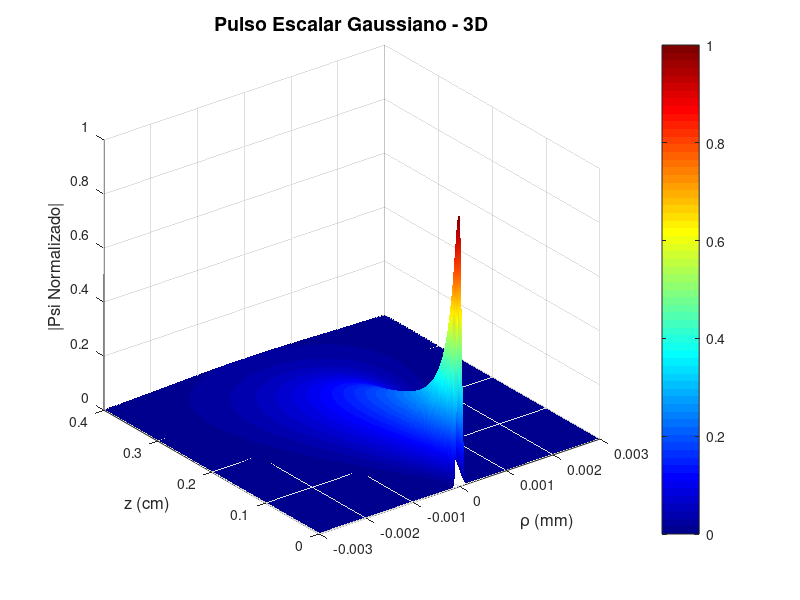
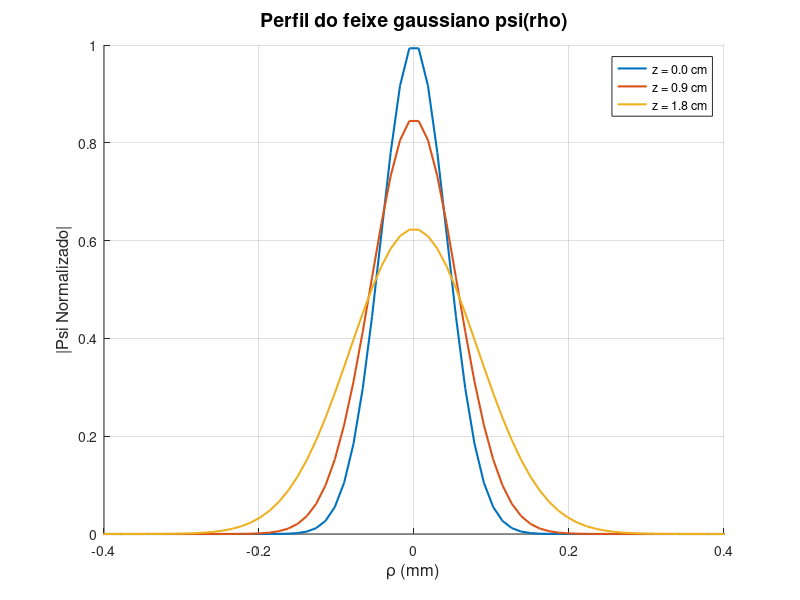

The MATLAB source for these figures, in order:
% Parâmetros do feixe
delta_rho = 60e-6; % Spot inicial (60 micrômetros)
lambda = 1064e-9; % Comprimento de onda (metros)
c = 3e8; % Velocidade da luz (m/s)
ct = 0.18; % Constante c * t (metros)

% Constantes derivadas
a = delta_rho / 2; % Amplitude inicial relacionada ao spot
k0 = 2 * pi / lambda; % Número de onda
b = ct / (2 * c); % Cálculo da constante b

% Coordenadas
rho = linspace(-3e-3, 3e-3, 500); % Coordenada radial limitada de -0.4mm a 0.4mm
z = linspace(0, 0.4, 500); % Coordenada longitudinal de 0 até 1.8cm
[rho1, z1] = meshgrid(rho, z);

% Cálculo da função Psi
denominator = a^2 + 1i * z1 / (2 * k0); % Denominador
spatial_gaussian = exp(-rho1.^2 ./ (4 * denominator)); % Termo espacial
temporal_gaussian = exp(-((z1 - ct).^2) ./ (4 * c^2 * b^2)); % Termo temporal
psi = (a^2 ./ denominator) .* spatial_gaussian .* temporal_gaussian;

% Normaliza Psi
psi_normalized = abs(psi) / max(abs(psi(:)));

%% Figura 1: Gráfico 3D do Pulso Escalar Gaussiano
figure;
surf(rho, z, psi_normalized, 'EdgeColor', 'none');
colormap jet;
colorbar;
xlabel('\rho (mm)', 'FontSize', 12);
ylabel('z (cm)', 'FontSize', 12);
zlabel('|Psi Normalizado|', 'FontSize', 12);
title('Pulso Escalar Gaussiano - 3D', 'FontSize', 14);
shading interp;

%% Figura 2: Gráficos 2D para z = 0, z = 0.9 cm, z = 1.8 cm
z_values = [0, 0.9e-2, 1.8e-2]; % Valores específicos de z (em metros)
%rho = linspace(-0.4e-3, 0.4e-3, 500);
figure;
xlim([-0.4 0.4]);
hold on;
for i = 1:length(z_values)
    % Seleciona o índice de z mais próximo do valor desejado
    [~, idx] = min(abs(z - z_values(i)));
    z_fixed = z(idx);
    
    % Extração da linha correspondente
    psi_line = psi_normalized(idx, :);
    
    % Plot da linha
    plot(rho * 1e3, psi_line, 'LineWidth', 1.5, 'DisplayName', sprintf('z = %.1f cm', z_fixed * 100));
end
hold off;

% Melhorar visualização
xlabel('\rho (mm)', 'FontSize', 12);

ylabel('|Psi Normalizado|', 'FontSize', 12);
title('Perfil do feixe gaussiano psi(rho)', 'FontSize', 14);
legend show;
grid on;
